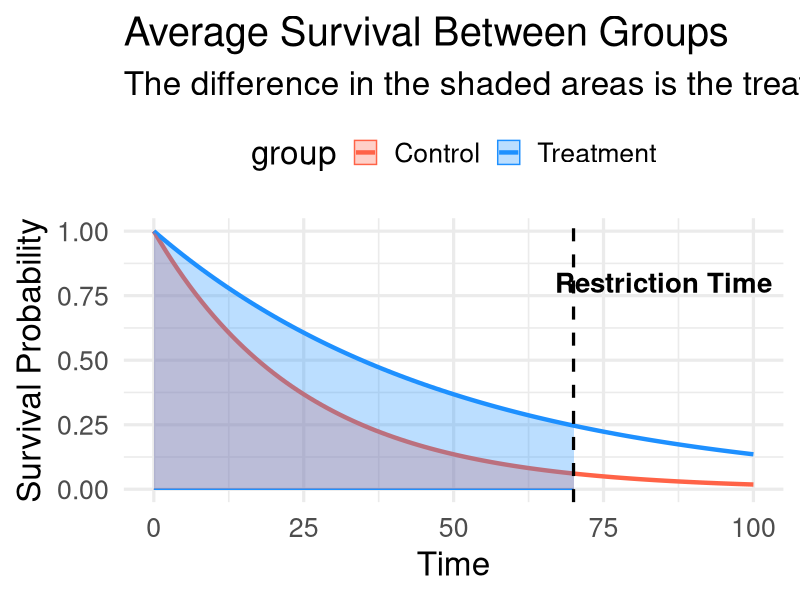

Write the R code that produced this figure.
# --- R Code to Generate the 2-Group RMST Plot ---
library(ggplot2)

# Create sample data for two groups (Treatment and Control)
time <- 0:100
control_surv <- exp(-0.04 * time)
treatment_surv <- exp(-0.02 * time)
df <- data.frame(
  time = rep(time, 2),
  surv = c(control_surv, treatment_surv),
  group = rep(c("Control", "Treatment"), each = 101)
)

# Create the plot
rmst_causal_plot <- ggplot(df, aes(x = time, y = surv, fill = group, color = group)) +
  geom_line(linewidth = 1.5) +
  geom_ribbon(data = subset(df, time <= 70), aes(ymin = 0, ymax = surv), alpha = 0.3) +
  geom_vline(xintercept = 70, linetype = "dashed", color = "black", linewidth = 1.1) +
  annotate("text", x = 85, y = 0.8, label = "Restriction Time", size = 7, color = "black", fontface = "bold") +
  scale_fill_manual(values = c("Control" = "tomato", "Treatment" = "dodgerblue")) +
  scale_color_manual(values = c("Control" = "tomato", "Treatment" = "dodgerblue")) +
  labs(
    title = "Average Survival Between Groups",
    subtitle = "The difference in the shaded areas is the treatment benefit",
    x = "Time",
    y = "Survival Probability"
  ) +
  theme_minimal(base_size = 24) +
  theme(legend.position = "top") +
  coord_cartesian(ylim = c(0, 1))

# Save the plot to a file
ggsave("rmst_causal_plot.png", plot = rmst_causal_plot, width = 10, height = 7, dpi = 150)